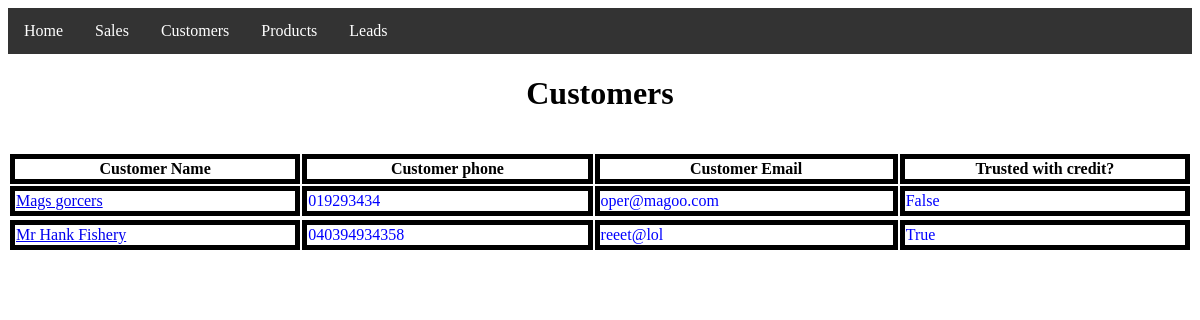
The app's page /customers/ with its own data.
### Sales/models.py (models this page shows, shortened)
class Customer(models.Model):
    name = models.CharField(max_length=200,null=True)
    phone = models.CharField(max_length=200, null=True)
    email = models.CharField(max_length=200, null=True, blank=True)
    trustworthy = models.BooleanField(null=True)
    date_created = models.DateTimeField(auto_now_add=True)

### Sales/views.py (the view)
# urls.py: path('customers/',views.Customers, name="Customers"),
def Customers(request):
    Customers = Customer.objects.all()
    return render(request, 'Sales/Customers.html',{'Customers':Customers})

### Sales/templates/Sales/Customers.html (shortened to what this page needs)
{% load static %}
<!DOCTYPE html>
<html>
	<head>
		<link rel="stylesheet" type="text/css" href="{% static 'Main.css' %}">
	</head>
	<body>
		{% block content %}
		{% include 'Sales/Navigation.html'%}
		<h1>Customers</h1><br>
		<table>
		<tr>
			<th>Customer Name</th>
			<th>Customer phone</th>
			<th>Customer Email</th>
			<th>Trusted with credit?</th>
		</tr>
		{% for i in Customers %}
		<tr>
			<td><a href="{% url 'Dy_Customers' i.id %}">{{i.name}}</a></td>
			<td>{{i.phone}}</td>
			<td>{{i.email}}</td>
			<td>{{i.trustworthy}}</td>
		<tr>
		{% endfor %}
		</table>
		{% endblock %}
	</body>
</html>

### static/Main.css (style rules this page uses)
tr { color: green; background-color: white; }
th { color: black; border: 5px solid black; width: 10% }
td { color: blue; border: 5px solid black; width: 10%; }
h1 { text-align: center; }

### records on screen
Customer: name "Mags gorcers", phone "019293434", email "oper@magoo.com", trustworthy "False"
Customer: name "Mr Hank Fishery", phone "040394934358", email "reeet@lol", trustworthy "True"
